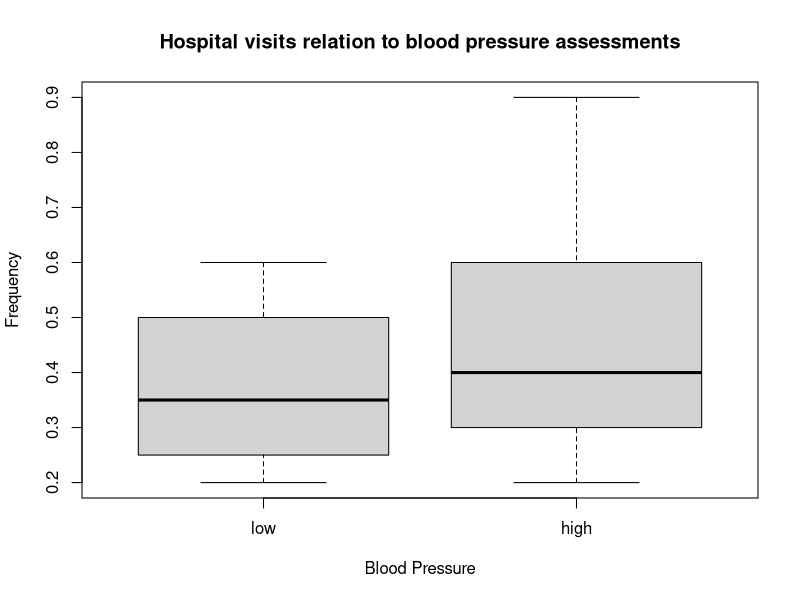
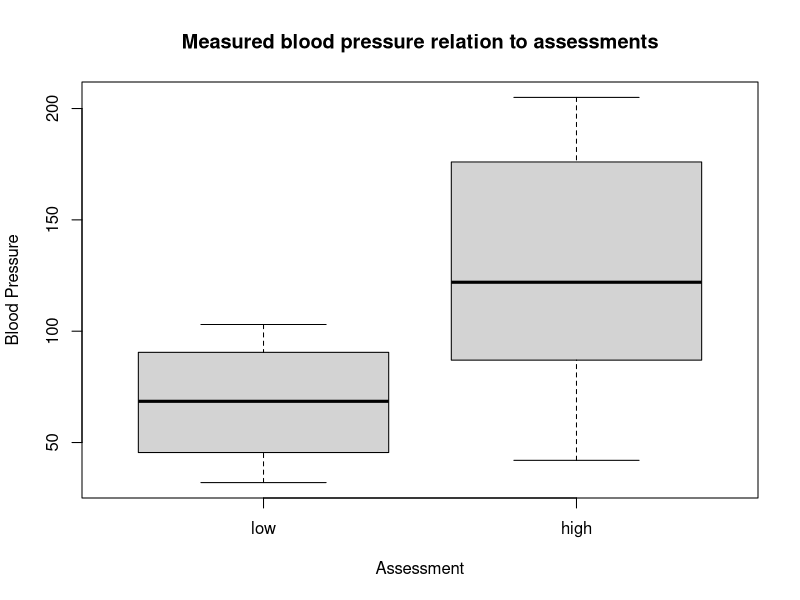
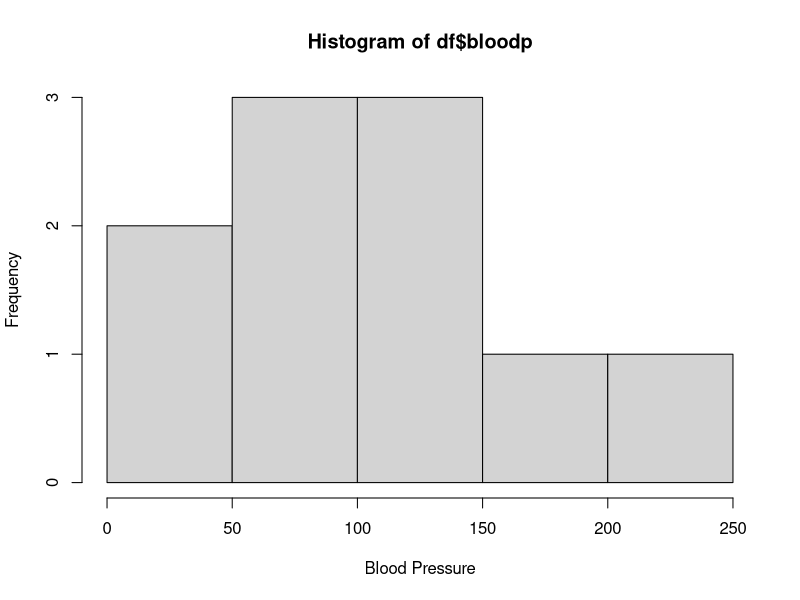

Write the R code that produced these figures, in order.
Freq <- c(0.6,0.3,0.4,0.4,0.2,0.6,0.3,0.4,0.9,0.2)
bloodp <- c(103,87,32,42,59,109,78,205,135,176)
first <- c(1,1,1,1,0,0,0,0,NA,1)
second <- c(0,0,1,1,0,0,1,1,1,1)
finaldecision <- c(0,1,0,1,0,1,0,1,1,1)

df <- data.frame(Freq,bloodp,first,second,finaldecision)

boxplot(df$Freq ~ finaldecision,
        main="Hospital visits relation to blood pressure assessments",
        xlab="Blood Pressure",
        ylab="Frequency",
        names=c("low","high"))
boxplot(df$bloodp ~ finaldecision,
        main="Measured blood pressure relation to assessments",
        xlab="Assessment",
        ylab="Blood Pressure",
        names=c("low","high"))
hist(df$bloodp,
     xlab="Blood Pressure")
mean(df$finaldecision)